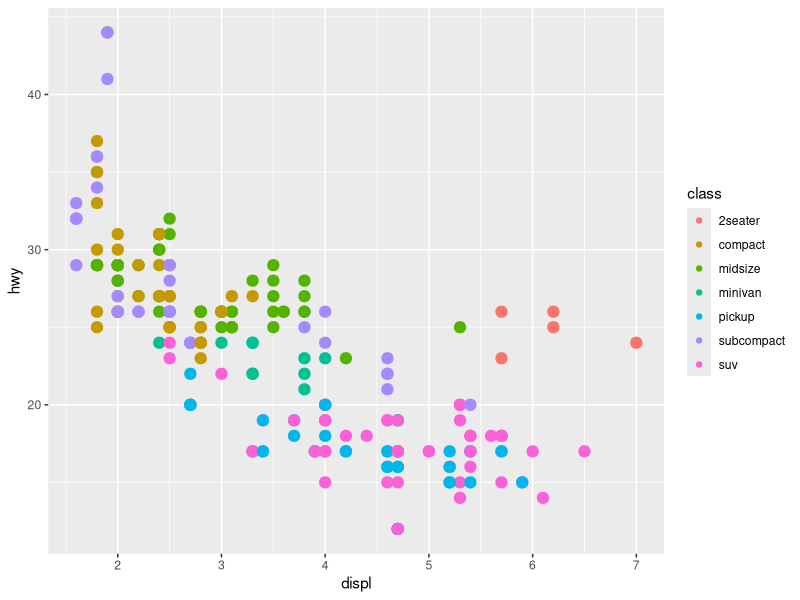
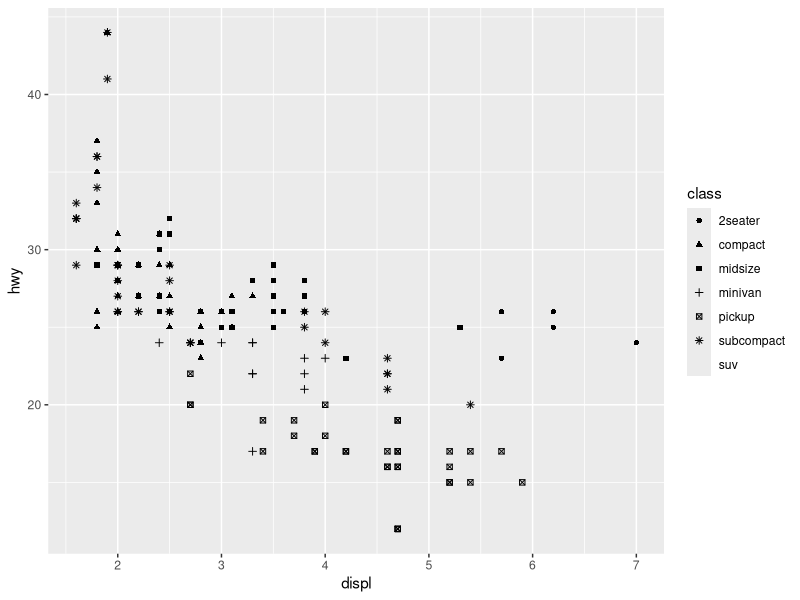
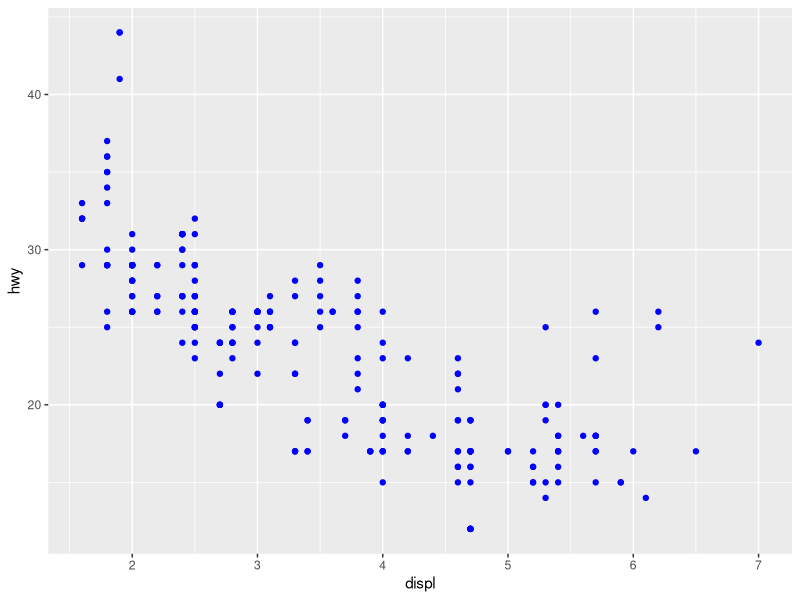
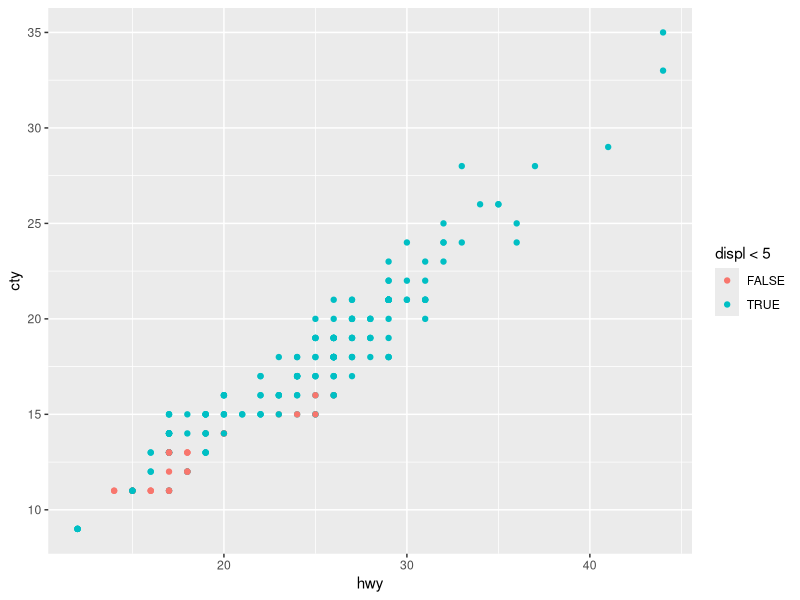
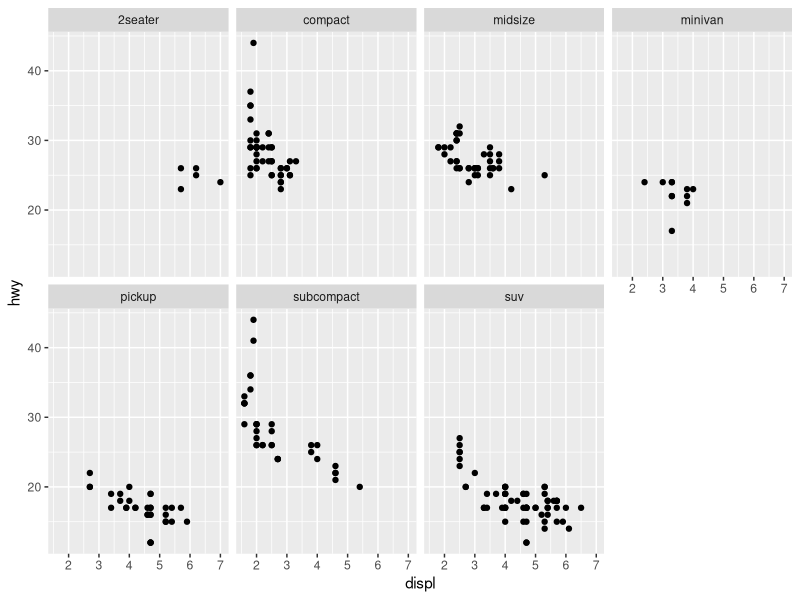
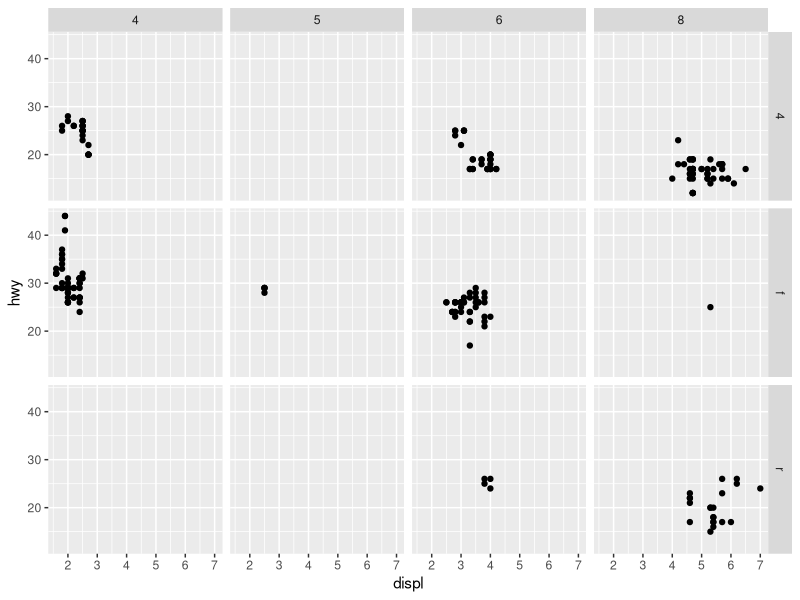
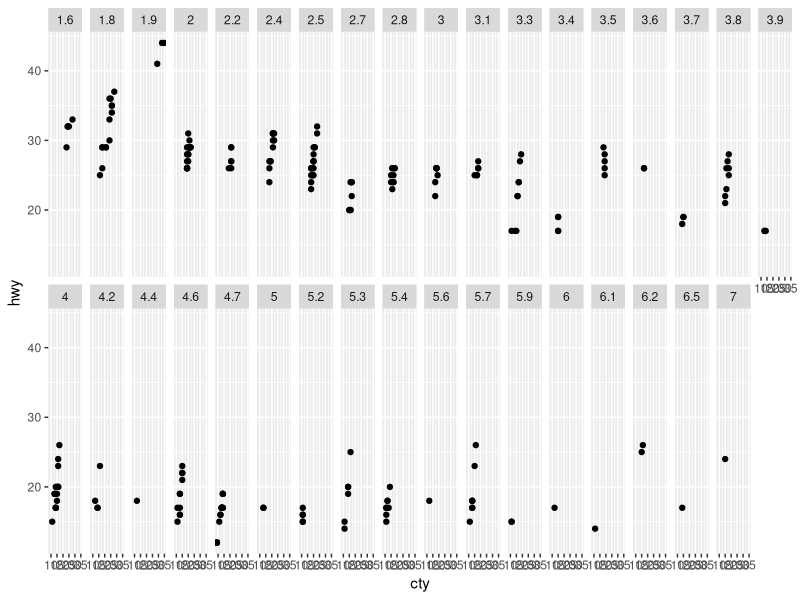
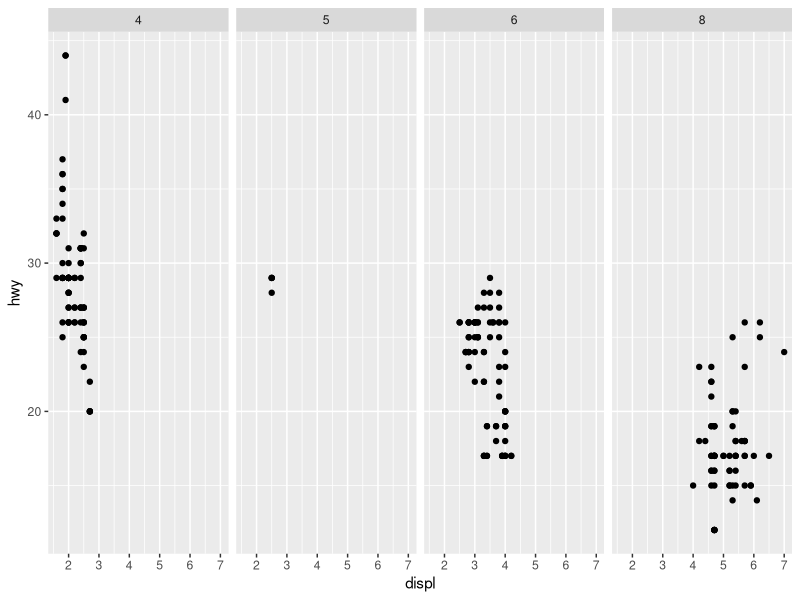

These charts were generated, in order, by the following R code:
## ---- chunk 1
knitr::opts_chunk$set(echo = TRUE)
## ---- chunk 2
library(tidyverse)
## ---- chunk 3
mpg %>%
  view()

ggplot(data = mpg) +
  geom_point(mapping = aes(x = displ, y = hwy, color = class, stroke = 2))



ggplot(data = mpg) +
  geom_point(mapping = aes(x = displ, y = hwy, shape = class))

ggplot(data = mpg) +
  geom_point(mapping = aes(x = displ, y = hwy), color = "blue")

str(mpg)

glimpse(mpg)

?mpg

ggplot(data = mpg) +
  geom_point(mapping = aes(x = hwy, y = cty, color = displ < 5))

ggplot(data = mpg) +
  geom_point(mapping = aes(x = displ, y = hwy)) +
  facet_wrap(~ class, nrow = 2)

ggplot(data = mpg) +
  geom_point(mapping = aes(x = displ, y = hwy)) +
  facet_grid(drv ~ cyl)

ggplot(data = mpg) +
  geom_point(mapping = aes(x = cty, y = hwy)) +
  facet_wrap(~ displ , nrow = 2)

ggplot(data = mpg) +
  geom_point(mapping = aes(x = displ, y = hwy)) +
  facet_grid(. ~ cyl)

ggplot(data = mpg) +
  geom_smooth(mapping = aes(x = displ, y = hwy, linetype = drv)) 

ggplot(data = mpg) +
  geom_smooth(mapping = aes(x = displ, y = hwy, group = drv)) 

ggplot(data = mpg) +
  geom_smooth(mapping = aes(x = displ, y = hwy, linetype = drv)) +
  geom_point(mapping = aes(x = displ, y = hwy, color = drv))

mpg %>%
  ggplot(aes(displ, hwy, linetype = drv)) +
  geom_smooth() +
  geom_point(aes(displ,hwy, color = drv))

ggplot(data = mpg, mapping = aes(x = displ, y = hwy)) +
  geom_point() +
  geom_smooth()

mpg %>%
  ggplot(aes(displ, hwy)) +
  geom_point() +
  geom_smooth()

mpg %>%
  ggplot(aes(displ, hwy)) +
  geom_point(mapping = aes(color = class)) +
  geom_smooth()

mpg %>%
  ggplot(aes(displ, hwy)) +
  geom_smooth(mapping = aes(linetype = drv)) +
  geom_point()

mpg %>%
  ggplot(aes(displ, hwy)) +
  geom_smooth(mapping = aes(linetype = drv)) +
  geom_point(mapping = aes(color = class))


ggplot(data = mpg, mapping = aes(x = displ, y = hwy)) +
  geom_point(mapping = aes(color = class)) +
  geom_smooth(data = filter(mpg, class == "subcompact"), se = FALSE)

ggplot(data = mpg, mapping = aes(x = displ, y = hwy, color = drv)) +
  geom_point() +
  geom_smooth(se = FALSE)

ggplot(data = mpg, mapping = aes(x = displ, y = hwy)) +
  geom_point() +
  geom_smooth(se = FALSE)

mpg %>%
  ggplot(aes(displ, hwy)) +
  geom_point() +
  geom_smooth(se = FALSE)

ggplot(data = mpg, mapping = aes(x = displ, y = hwy)) +
  geom_point() +
  geom_smooth(se = FALSE, mapping = aes(group = drv))

mpg %>%
  ggplot(aes(displ, hwy)) +
  geom_point() +
  geom_smooth(se = FALSE, aes(group = drv))

ggplot(data = mpg, mapping = aes(x = displ, y = hwy, color = drv)) +
  geom_point() +
  geom_smooth(se = FALSE)

mpg %>%
  ggplot(aes(displ, hwy, color = drv)) +
  geom_point() +
  geom_smooth(se = FALSE)

ggplot(data = mpg, mapping = aes(x = displ, y = hwy)) +
  geom_point(mapping = aes(color = drv)) +
  geom_smooth(se = FALSE)

mpg %>%
  ggplot(aes(displ, hwy)) +
  geom_point(aes(color = drv)) +
  geom_smooth(se = FALSE)


ggplot(data = mpg, mapping = aes(x = displ, y = hwy)) +
  geom_point(mapping = aes(color = drv)) +
  geom_smooth(se = FALSE, mapping = aes(linetype = drv))

mpg %>%
  ggplot(aes(displ, hwy)) +
  geom_point(aes(color = drv)) +
  geom_smooth(se = FALSE, aes(linetype = drv))

ggplot(data = mpg, mapping = aes(x = displ, y = hwy, color = drv)) +
  geom_point()

mpg %>%
  ggplot(aes(displ, hwy, color = drv)) +
  geom_point()
